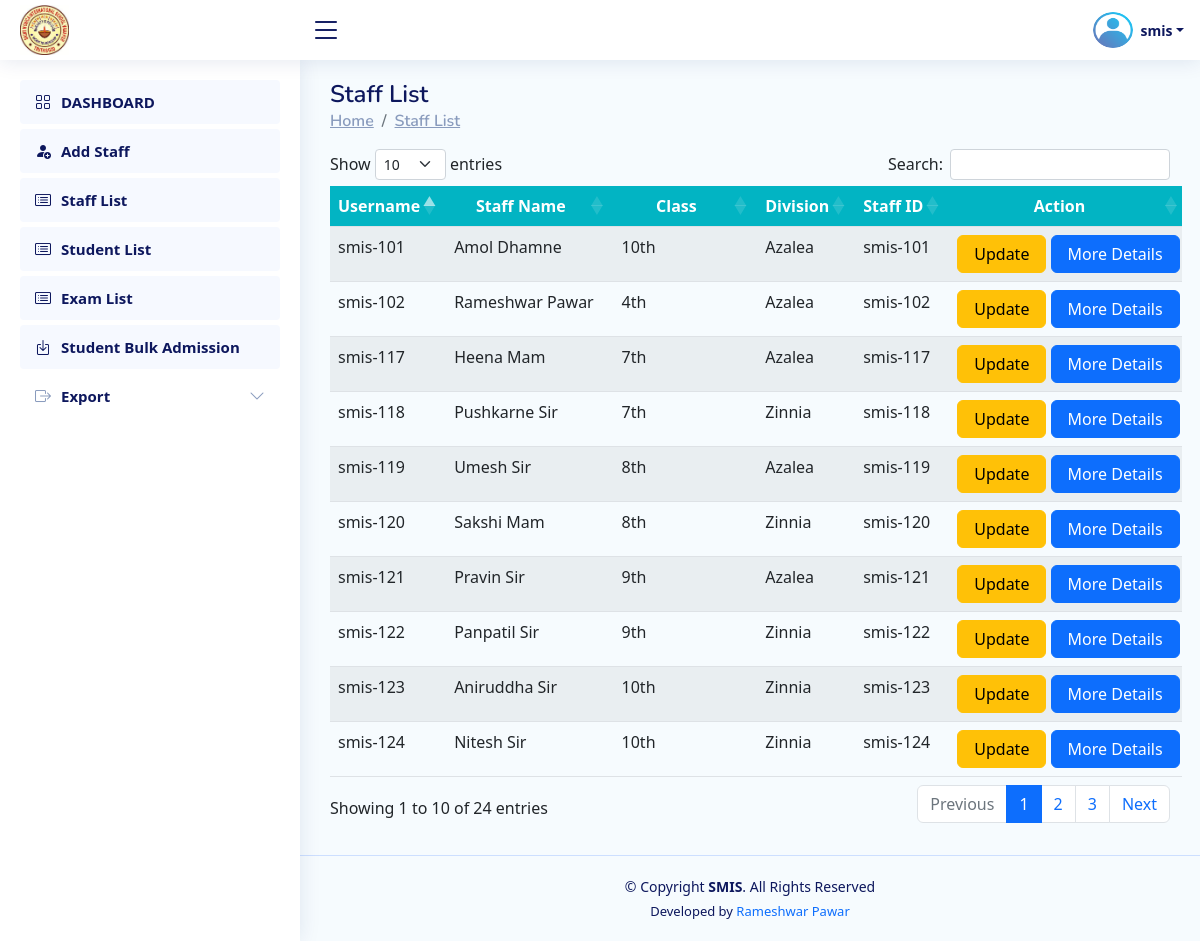
The page /Institute/staff_list/ (signed in) on the database its author committed.
### Institute/models.py (models this page shows, shortened)
class CustomUser(AbstractUser):
    student_prn_no = models.BigIntegerField(null=True,unique=True)
    name = models.CharField(max_length=200,null=True)
    roll_no = models.CharField(max_length=20,null=True)
    class_name = models.CharField(max_length=50,null=True,choices=CLASS)
    division = models.CharField(max_length=10,null=True,choices=DIVISION)
    is_institute=models.BooleanField(default=False)
    is_staff=models.BooleanField(default=False)
    is_student=models.BooleanField(default=False)
    staff_id = models.CharField(max_length=10,null=True)
    designation=models.CharField(max_length=50,null=True,blank=True)
    email=models.EmailField(max_length=254,null=True,blank=True)
    gender=models.CharField(max_length=50,null=True,blank=True,choices=GENDER)

### Institute/views.py (the view)
# urls.py: path("staff_list/",views.staff_list,name="staff_list"),
@institute_required
def staff_list(request):
    rec=CustomUser.objects.filter(is_staff=True)
    return render(request,'institute__staff_list.html',{'rec':rec})

### Institute/views.py (called while the page is built)
def is_institute(user):
    return user.is_authenticated and hasattr(user, 'is_institute') and user.is_institute

### Staff/views.py (called while the page is built)
def my_exam_list_object_for_base(request):
    if request.user.is_authenticated:
        exam = Exam.objects.filter(staff_id=request.user.staff_id).order_by('-id')
    else:
        exam={}
    return {'exam_list_data': exam}

### Institute/templates/institute__staff_list.html (shortened to what this page needs)
{% extends 'institute_base.html' %}
{% block content %}
<main id="main" class="main">
    <div class="pagetitle">
        <h1>Staff List</h1>
        <nav>
            <ol class="breadcrumb">
                <li class="breadcrumb-item"><a href="#">Home</a></li>
                <li class="breadcrumb-item"><a href="#">Staff List </a></li>
            </ol>
        </nav>
    <section class="section dashboard">
        <div class="row">
            <div class="col-lg-12">
                <div class="row">
                    <div class="container" style=" overflow:scroll;">
                        <table id="example" class="table table-striped " style="overflow:scroll; width:100%;min-width: max-content;">
                            <thead>
                                <tr style="background:#02B4C3;">
                                        <th scope="col" class="text-center text-white" style="">Username</th>
                                        <th scope="col" class="text-center text-white" style="">Staff Name</th>
                                        <th scope="col" class="text-center text-white" style="">Class</th>
                                        <th scope="col" class="text-center text-white" style="">Division</th>
                                        <th scope="col" class="text-center text-white" style="">Staff ID</th>
                                        <th scope="col" class="text-center text-white" style="">Action</th>
                                </tr>
                            </thead>
                            <tbody>
                                {% if rec %}
                                {% for r in rec %}
                                <tr>
                                    <td>{{r.username}}</td>
                                    <td>{{r.name}}</td>
                                    <td>{{r.class_name}}</td>
                                    <td>{{r.division}}</td>
                                    <td>{{r.staff_id}}</td>
                                    <td>
                                    <center>
                                        <a href="{% url 'update_staff' r.id %}"
                                        class="btn btn-warning px-3">Update</a>
                                        <a href="{% url 'institute_staff_dashboard' r.id %}"
                                        class="btn btn-primary px-3">More Details</a>
                                    </center>
                                    </td>
                                </tr>
                                {% endfor %}
                                {% endif %}
                            </tbody>
                        </table>
                    </div>
                </div>
            </div>
        </div>
    </section>
</main>
{% endblock content %}

### Institute/templates/institute_base.html (shortened to what this page needs)
{% load static %}
<!DOCTYPE html>
<html lang="en">
<head>
    <link href="https://unpkg.com/aos@2.3.1/dist/aos.css" rel="stylesheet">
    <link rel="stylesheet" href="https://cdn.jsdelivr.net/npm/bootstrap-icons@1.10.3/font/bootstrap-icons.css">
  <link rel="stylesheet" href="{% static 'css/base_style.css' %}">
<link rel="stylesheet" href="https://cdn.jsdelivr.net/npm/bootstrap@5.2.2/dist/css/bootstrap.min.css">
<link rel="stylesheet" href="https://cdn.datatables.net/1.11.3/css/dataTables.bootstrap5.min.css">
</head>
<body>
<header id="header" class="header fixed-top d-flex align-items-center">
  <div class="d-flex align-items-center justify-content-between">
      <a href="{% url 'index' %}" class="logo d-flex align-items-center">
          <center>
            <img src="{% static 'img/logo.jpg' %}" alt="IMS - Logo">
          </center>
      </a>
      <i class="bi bi-list toggle-sidebar-btn"></i>
  </div>
  <nav class="header-nav ms-auto">
      <ul class="d-flex align-items-center">
          <li class="nav-item dropdown pe-3 text-center  ">
              <a class="nav-link nav-profile d-flex align-items-center pe-0" href="#" data-bs-toggle="dropdown">
                <img src="{% static 'img/profile.png' %}" alt="Profile" class="rounded-circle" style="width:40px; height:40px;">
                <span class="d-none d-md-block dropdown-toggle ps-2"> {{request.user.username}}</span>
              </a>
          </li>
      </ul>
  </nav>
</header>
<aside id="sidebar" class="sidebar">
  <ul class="sidebar-nav" id="sidebar-nav">
    <li class="nav-item">
          <a class="nav-link " href="{% url 'institute_dashboard' %}">
              <i class="bi bi-grid"></i>
              <span>DASHBOARD</span>
          </a>
      </li>
      <li class="nav-item">
        <a class="nav-link " href="{% url 'add_staff' %}">
          <i class="bi bi-person-fill-add"></i>
            <span>Add Staff</span>
        </a>
      </li>
      <li class="nav-item">
        <a class="nav-link " href="{% url 'staff_list' %}">
          <i class="bi bi-card-list"></i>
            <span>Staff List</span>
        </a>
      </li>
      <li class="nav-item">
        <a class="nav-link " href="{% url 'institute_student_list' %}">
          <i class="bi bi-card-list"></i>
            <span>Student List</span>
        </a>
      </li>
      <li class="nav-item">
        <a class="nav-link " href="{% url 'exam_list' %}">
          <i class="bi bi-card-list"></i>
            <span>Exam List</span>
        </a>
      </li>
      <li class="nav-item">
        <a class="nav-link " href="{% url 'student_bulk_registration' %}">
          <i class="bi bi-box-arrow-in-down"></i>
            <span>Student Bulk Admission</span>
        </a>
      </li>
      <li class="nav-item">
        <a class="nav-link collapsed" data-bs-target="#exam-nav" data-bs-toggle="collapse" href="#">
          <i class="bi bi-box-arrow-right"></i><span>Export</span><i class="bi bi-chevron-down ms-auto"></i>
        </a>
      </li>
  </ul>
</aside>
  {% block content %}
  {% endblock content %}
  <footer id="footer" class="footer text-center">
      <div class="copyright">
          &copy; Copyright <strong><span>SMIS</span></strong>. All Rights Reserved
      </div>
      <div class="credits">
          Developed by <a href="https://prameshwar4378.github.io/My_Portfolio/" style="text-decoration:none;">Rameshwar Pawar</a>
      </div>
  </footer>
</body>
</html>

### Institute/templates/institute_base.html (style rules this page uses)
body { background:#F6FBFE; }

### rows shown on the page
CustomUser: user.username "smis"
CustomUser: username "smis-101", name "Amol Dhamne", class_name "10th", division "Azalea", staff_id "smis-101"
CustomUser: username "smis-102", name "Rameshwar Pawar", class_name "4th", division "Azalea", staff_id "smis-102"
CustomUser: username "smis-117", name "Heena Mam", class_name "7th", division "Azalea", staff_id "smis-117"
CustomUser: username "smis-118", name "Pushkarne Sir", class_name "7th", division "Zinnia", staff_id "smis-118"
CustomUser: username "smis-119", name "Umesh Sir", class_name "8th", division "Azalea", staff_id "smis-119"
CustomUser: username "smis-120", name "Sakshi Mam", class_name "8th", division "Zinnia", staff_id "smis-120"
CustomUser: username "smis-121", name "Pravin Sir", class_name "9th", division "Azalea", staff_id "smis-121"
CustomUser: username "smis-122", name "Panpatil Sir", class_name "9th", division "Zinnia", staff_id "smis-122"
CustomUser: username "smis-123", name "Aniruddha Sir", class_name "10th", division "Zinnia", staff_id "smis-123"
CustomUser: username "smis-124", name "Nitesh Sir", class_name "10th", division "Zinnia", staff_id "smis-124"
